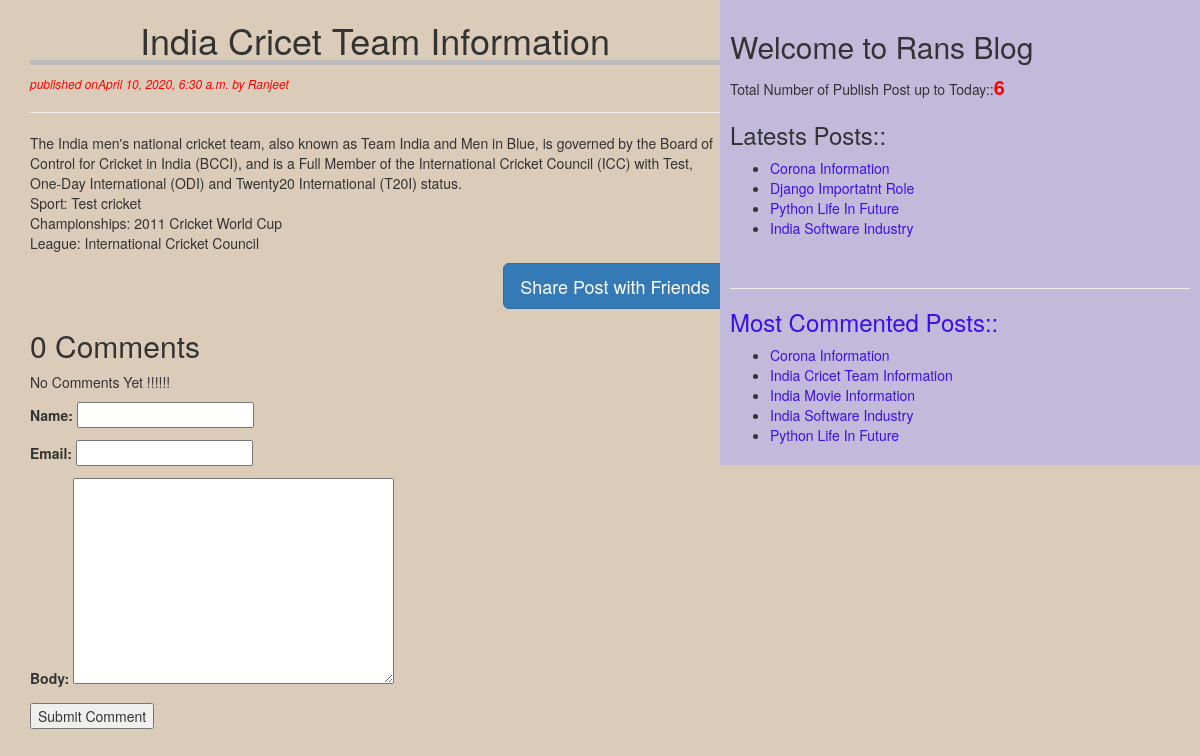
The app's page /detail/2020/4/10/india-cricet-team-information with its own data.
### blog/models.py (models this page shows, shortened)
class Post(models.Model):
    STATUS_CHOICES=(('draft','Draft'),('published','Published' ))
    title=models.CharField(max_length=256)
    slug=models.SlugField(max_length=264,unique_for_date='publish')
    author=models.ForeignKey(User,related_name='blog_posts',on_delete=models.DO_NOTHING)
    body=models.TextField()
    publish=models.DateTimeField(default=timezone.now)
    created=models.DateTimeField(auto_now_add=True)
    updated=models.DateTimeField(auto_now=True)
    status=models.CharField(max_length=10,choices=STATUS_CHOICES,default='draft')
    objects=CustomManager()
    tags=TaggableManager()
    class Meta:
        ordering=('-publish',)

### blog/views.py (the view)
# urls.py: path('detail/<int:year>/<int:month>/<int:day>/<slug:post>', views.post_detail_view),
def post_detail_view(request,year,month,day,post):
    post=get_object_or_404(Post,slug=post,
                                status='published',
                                publish__year=year,
                                publish__month=month,
                                publish__day=day)
    comments=post.comments.filter(active=True)
    csubmit=False
    if request.method=='POST':
        form=CommentForm(request.POST)
        if form.is_valid():
            new_comment=form.save(commit=False)
            new_comment.post=post
            new_comment.save()
            csubmit=True
    else:
        form=CommentForm()
    return render(request,'blog/post_detail.html',{'post':post,'form':form,'csubmit':csubmit,'comments':comments})

### blog/forms.py
class CommentForm(forms.ModelForm):
    class Meta:
        model=Comment
        fields=('name','email','body')

### blog/models.py (called while the page is built)
    def get_queryset(self):
        return super().get_queryset().filter(status='published')

### blog/templatetags/blog_tags.py (called while the page is built)
@register.simple_tag(name='my_tag')
def total_posts():
    return Post.objects.count()

@register.inclusion_tag('blog/latest_posts123.html')
def show_latest_posts():
    latest_posts=Post.objects.order_by('-publish')[:4]
    return {'latest_posts':latest_posts}

@register.simple_tag
def get_most_commented_posts(count=5):
    return Post.objects.annotate(total_comments=Count('comments')).order_by('-total_comments')[:count]

### template/blog/post_detail.html (shortened to what this page needs)
<!DOCTYPE html>
{%extends 'blog/base.html'%}
{%block content%}
    <h1>{{post.title}}</h1>
    <p id='date'>  published on{{post.publish}} by {{post.author|title}}</p><hr>
    {{post.body|linebreaks}}
    <div class="container" align='center'>
    <a href="/share/{{post.id}}"class = 'btn btn-primary btn-lg'>Share Post with Friends</a>
    </div>
    <h2>{{comments.count}} Comment{{comments.count|pluralize}}</h2>
    {%if comments%}
      {%for comment in comments%}
      <p>Comment {{forloop.counter}} by {{comment.name}} on {{comment.created}}</p><hr>
      <div class="cb">
        {{comment.body|linebreaks}}
      </div>
      {%endfor%}
      {%else%}
      <p>No Comments Yet !!!!!!</p>
      {%endif%}
      {% if csubmit %}
      <h2>Comment Added Successfully</h2>
      {%else%}
      <form class="" method="post">
      {{form.as_p}}
      <input type="submit" name="" value="Submit Comment">
      </form>
      {%endif%}
    {%endblock%}

### template/blog/base.html (shortened to what this page needs)
<!DOCTYPE html>
{%load blog_tags%}
{%load static%}
<html lang="en" dir="ltr">
  <head>
    <link rel="stylesheet" href="https://stackpath.bootstrapcdn.com/bootstrap/3.4.1/css/bootstrap.min.css"
>
<link rel="stylesheet" href="{%static "css/blog.css" %}">
  </head>
  <body>
      <div class="content">
        {%block content%}
        {%endblock%}
    </div>
    <div class='sidebar'>
      <h2>Welcome to Rans Blog</h2>
      <p>Total Number of Publish Post up to Today::<span id='pcount'>{%my_tag%}</span></p>
      <h3>Latests Posts::</h3>{%show_latest_posts%} <br>
      <hr>
      <h3>Most Commented Posts::</h3>
      {%get_most_commented_posts as most_commented_posts%}
      <ul>
        {%for post in most_commented_posts%}
        <li><a href="/detail/{{post.publish.year}}/{{post.publish.month}}/{{post.publish.day}}/{{post.slug}}">{{post.title}}</li>
          {%endfor%}
      </ul>
    </div>
  </body>
</html>

### template/blog/latest_posts123.html
<ul>
  {%for post in latest_posts%}
  <li><a href="/detail/{{post.publish.year}}/{{post.publish.month}}/{{post.publish.day}}/{{post.slug}}">{{post.title}}</li>
  {%endfor%}
</ul>

### static/css/blog.css (style rules this page uses)
.content { width: 60%; float:left; padding: 0 0 0 30px; background: #dbccba; }
.sidebar { width: 40%; float: right; padding: 10px; background: #c1badb; }
h1 { text-align: center; border-bottom: 5px solid #bbb; }
body { background-color: #dbccba; }
#pcount { font-size: 20px; color: red; font-weight: bold; }
#date { color: red; font-size: 12px; font-style: italic; }
a { color: #3d0ee8; }

### records on screen
Post: title "India Cricet Team Information", publish "April 10, 2020, 6:30 a.m.", author "Ranjeet", body "The India men's national cricket team, also known as Team India and Men in Blue, is governed by the Board of Control for Cricket in India (BCCI), and is a Full Member of the International Cricket Council (ICC) with Test, One-Day International (ODI) and Twenty20 International (T20I) status. Sport: Test cricket Championships: 2011 Cricket World Cup League: International Cricket Council"
Post: title "Corona Information"
Post: title "Django Importatnt Role"
Post: title "Python Life In Future"
Post: title "India Software Industry"
Post: title "India Movie Information"

### other values on screen
{{ comments.count }} "0"
